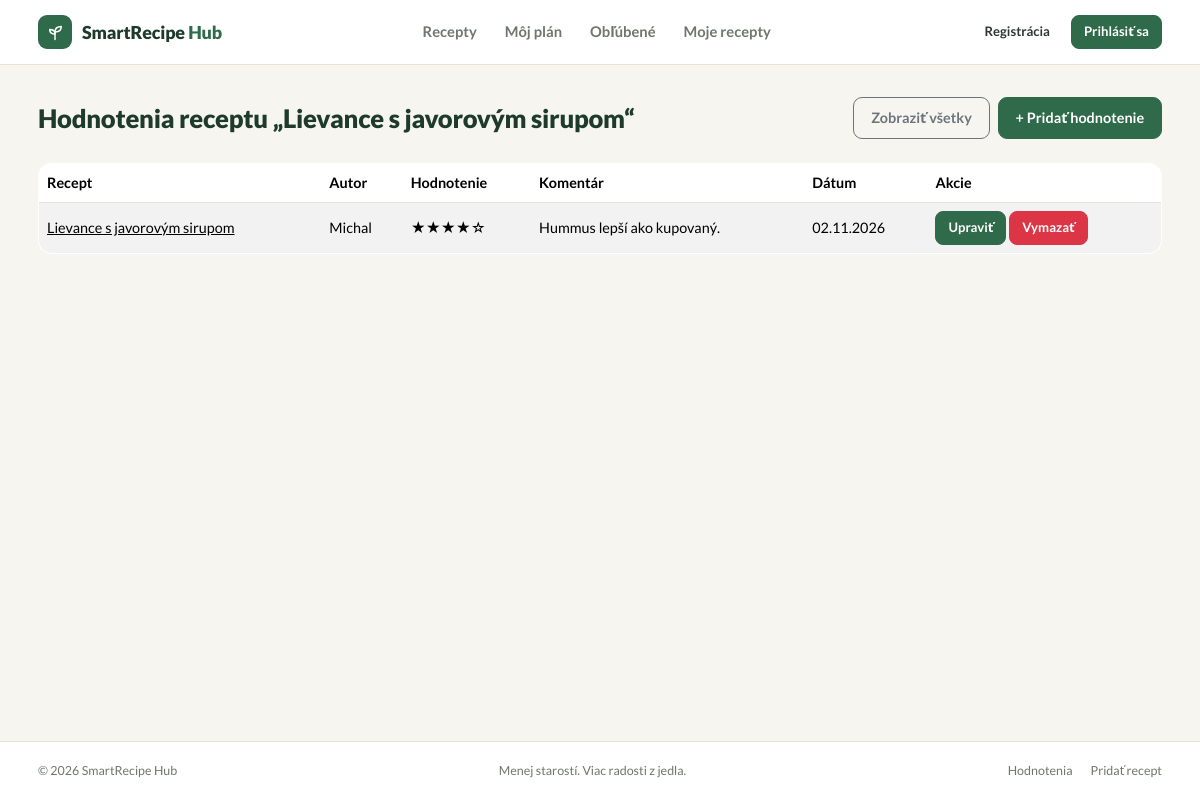
/?c=review&recipe_id=13, run on an earlier commit of the app's database.
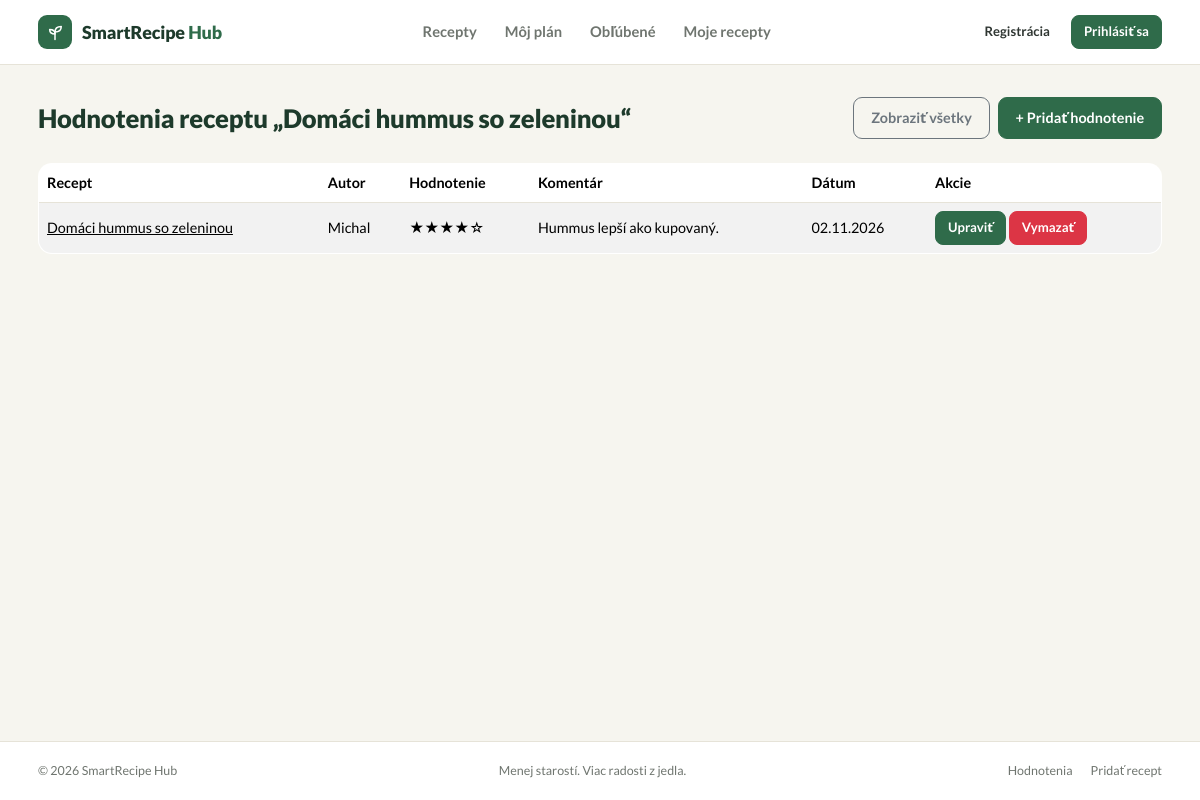
And on a later commit of the database.
### tables this page shows
CREATE TABLE IF NOT EXISTS `recipes` (
                                         `id`              INT AUTO_INCREMENT PRIMARY KEY,
                                         `user_id`         INT          NOT NULL,
                                         `title`           VARCHAR(255) NOT NULL,
                                         `summary`         VARCHAR(160) NOT NULL,
                                         `description`     TEXT         NULL,
                                         `category`        VARCHAR(50)  NOT NULL,
                                         `image`           VARCHAR(255) NULL,
                                         `prep_time`       INT          NOT NULL DEFAULT 0,
                                         `cook_time`       INT          NOT NULL DEFAULT 0,
                                         `difficulty`      VARCHAR(20)  NOT NULL DEFAULT 'Jednoduché',
                                         `servings`        TINYINT      NOT NULL DEFAULT 2,
                                         `calories`        INT          NOT NULL,
                                         `protein`         INT          NOT NULL DEFAULT 0,
                                         `carbs`           INT          NOT NULL DEFAULT 0,
                                         `fat`             INT          NOT NULL DEFAULT 0,
                                         `is_vegetarian`   TINYINT(1)   NOT NULL DEFAULT 0,
                                         `is_vegan`        TINYINT(1)   NOT NULL DEFAULT 0,
                                         `is_gluten_free`  TINYINT(1)   NOT NULL DEFAULT 0,
                                         `is_lactose_free` TINYINT(1)   NOT NULL DEFAULT 0,
                                         `tip`             TEXT         NULL,
                                         `created_at`      DATETIME DEFAULT CURRENT_TIMESTAMP,
                                         CONSTRAINT `fk_recipes_user` FOREIGN KEY (`user_id`) REFERENCES `users` (`id`)
                                             ON DELETE CASCADE ON UPDATE CASCADE
);

CREATE TABLE IF NOT EXISTS `reviews` (
                                         `id`         INT AUTO_INCREMENT PRIMARY KEY,
                                         `recipe_id`  INT          NOT NULL,
                                         `author`     VARCHAR(100) NOT NULL,
    `rating`     TINYINT      NOT NULL,
    `comment`    TEXT         NULL,
    `created_at` DATETIME DEFAULT CURRENT_TIMESTAMP,
    CONSTRAINT `fk_reviews_recipe`
    FOREIGN KEY (`recipe_id`) REFERENCES `recipes` (`id`)
    ON DELETE CASCADE
    ON UPDATE CASCADE,
    CONSTRAINT `chk_reviews_rating` CHECK (`rating` BETWEEN 1 AND 5)
    );

### App/Views/Review/index.view.php (the view, shortened to what the rows shown need)
<main class="main-container">
    <div class="d-flex justify-content-between align-items-center mb-4">
        <h2>
            <?php if ($recipe): ?>
                Hodnotenia receptu „<?= e($recipe->getTitle()) ?>“
            <?php else: ?>
                Všetky hodnotenia
            <?php endif; ?>
        </h2>
        <div class="d-flex gap-2">
            <?php if ($recipe): ?>
                <a href="<?= $link->url('review.index') ?>" class="btn btn-outline-secondary">Zobraziť všetky</a>
                <a href="<?= $link->url('review.create', ['recipe_id' => $recipe->getId()]) ?>" class="btn btn-success">+ Pridať hodnotenie</a>
            <?php else: ?>
                <a href="<?= $link->url('review.create') ?>" class="btn btn-success">+ Pridať hodnotenie</a>
            <?php endif; ?>
        </div>
    </div>
    <?php if (empty($reviews)): ?>
        <p>Zatiaľ tu nie sú žiadne hodnotenia.</p>
    <?php else: ?>
        <table class="table table-striped align-middle">
            <thead>
            <tr>
                <th>Recept</th>
                <th>Autor</th>
                <th>Hodnotenie</th>
                <th>Komentár</th>
                <th>Dátum</th>
                <th>Akcie</th>
            </tr>
            </thead>
            <tbody>
            <?php foreach ($reviews as $review): ?>
                <?php $reviewRecipe = $review->getRecipe(); ?>
                <tr>
                    <td>
                        <?php if ($reviewRecipe): ?>
                            <a href="<?= $link->url('review.index', ['recipe_id' => $reviewRecipe->getId()]) ?>">
                                <?= e($reviewRecipe->getTitle()) ?>
                            </a>
                        <?php else: ?>
                            –
                        <?php endif; ?>
                    </td>
                    <td><?= e($review->getAuthor()) ?></td>
                    <td title="<?= e($review->getRating()) ?>/5">
                        <?= str_repeat('★', (int)$review->getRating()) . str_repeat('☆', 5 - (int)$review->getRating()) ?>
                    </td>
                    <td><?= nl2br(e($review->getComment() ?? '')) ?></td>
                    <td><?= e($review->getCreatedAt() ? date('d.m.Y', strtotime($review->getCreatedAt())) : '') ?></td>
                    <td class="text-nowrap">
                        <a href="<?= $link->url('review.edit', ['id' => $review->getId()]) ?>" class="btn btn-sm btn-primary">Upraviť</a>
                        <a href="<?= $link->url('review.delete', ['id' => $review->getId()]) ?>"
                           class="btn btn-sm btn-danger"
                           onclick="return confirm('Naozaj chcete vymazať toto hodnotenie?')">Vymazať</a>
                    </td>
                </tr>
            <?php endforeach; ?>
            </tbody>
        </table>
    <?php endif; ?>
</main>

What changed in the data, as far as the page shows it:
changed recipes: title "Lievance s javorovým sirupom" → "Domáci hummus so zeleninou"
changed through a linked row, reviews "Michal": recipe.title "Lievance s javorovým sirupom" → "Domáci hummus so zeleninou"
